Frame 1 (no input): blank canvas, image omitted
Frame 60 (no input): blank canvas, image omitted
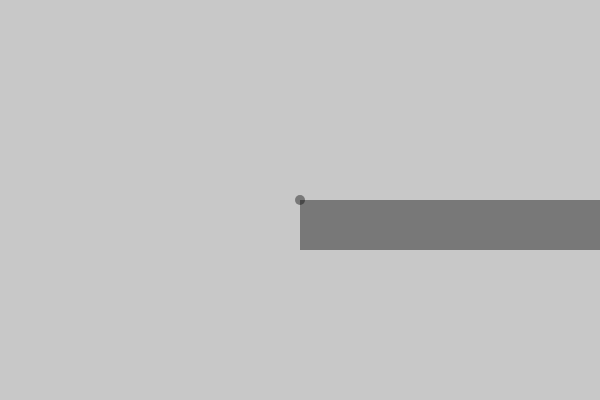
Frame 120 (the mouse pressed at the canvas centre since frame 60)

The p5.js sketch whose frames 1 and 60 were blank and that drew this single picture after the mouse press (run headless with seeded random() and noise() and a simulated clock; from frame 60 on, the mouse is pressed at the canvas centre):

// p5.js sketch
// ── sketch.js
// Example 2-5: mouseX and mouseY

function setup() {
  createCanvas(600, 400);
  fill(0, 102);
  noStroke();
}

function draw() {
  background(mouseY); // background color changes based on mouseY
  rect(300, 200, mouseX, 50); // width changes based on mouseX
  ellipse(mouseX, mouseY, 10, 10); // ellipse follows mouse
}
